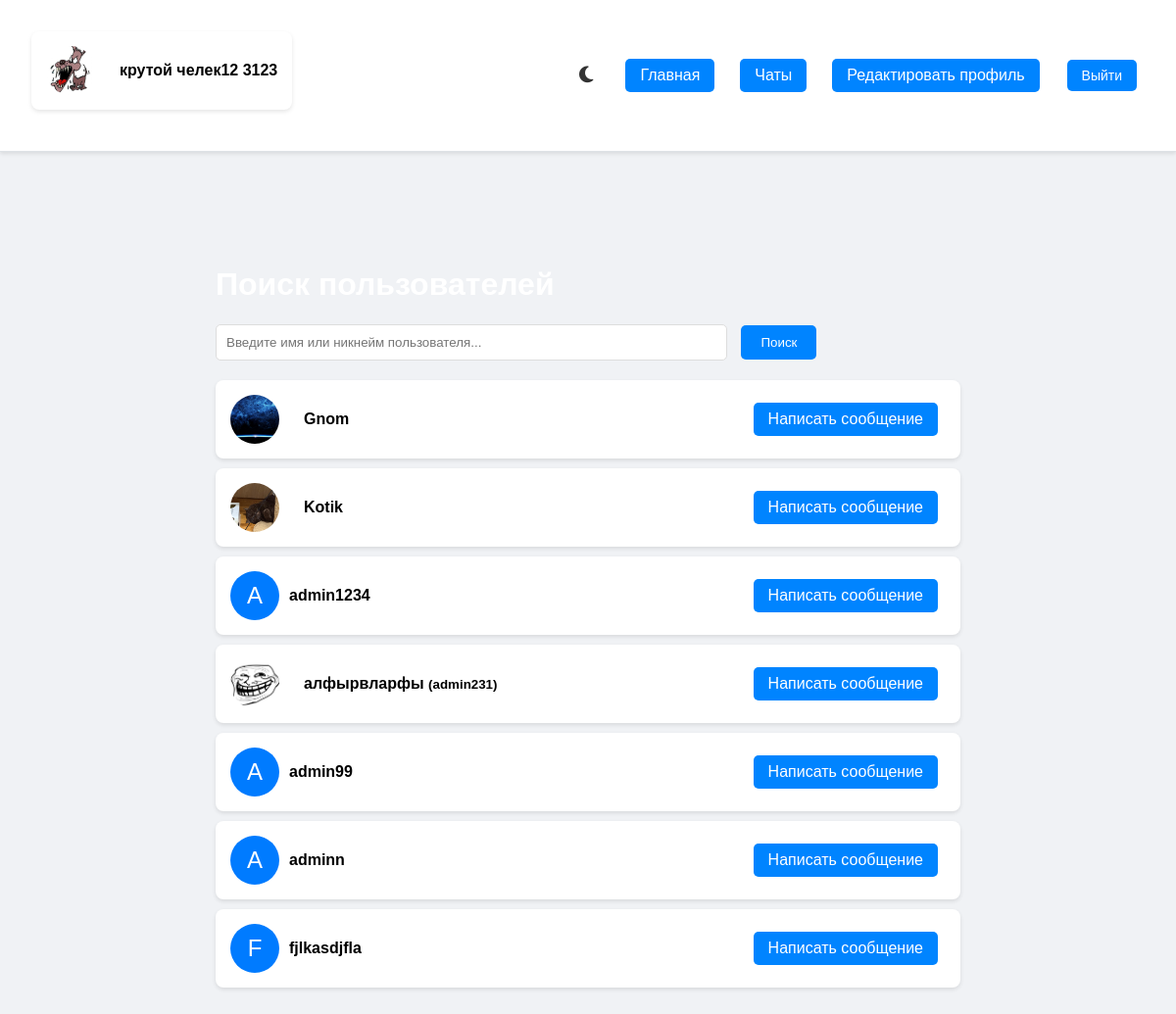
Page /search/ (signed in) on the committed database.
### messenger/models.py (models this page shows, shortened)
class User(AbstractUser):
    username = models.CharField(max_length=255, unique=True)
    bio = models.TextField(blank=True)
    avatar = models.ImageField(upload_to='avatars/', null=True, blank=True)
    name = models.CharField(max_length=255, blank=True)

class Profile(models.Model):
    user = models.OneToOneField(User, on_delete=models.CASCADE)
    avatar = models.ImageField(upload_to='avatars/', null=True, blank=True)
    bio = models.TextField(blank=True)
    description = models.TextField(max_length=500, blank=True)
    name = models.CharField(max_length=100, blank=True, default='')
    last_activity = models.DateTimeField(auto_now=True)

### messenger/views.py (the view)
# urls.py: path('search/', views.user_search, name='user_search'),
@login_required
def user_search(request):
    query = request.GET.get('q', '')
    users = User.objects.filter(
        Q(username__icontains=query) |
        Q(profile__name__icontains=query)  # Ищем по имени в профиле
    ).exclude(id=request.user.id).select_related('profile').distinct()
    return render(request, 'messenger/user_search.html', {'users': users})

### messenger/templates/messenger/user_search.html (shortened to what this page needs)
{% extends 'messenger/base.html' %}
{% block content %}
<div class="search-container">
    <h1 style="color: white;">Поиск пользователей</h1>
    <form method="GET" class="search-form">
        <input type="text" name="q" placeholder="Введите имя или никнейм пользователя..."
               value="{{ request.GET.q }}" class="search-input">
        <button type="submit" class="search-btn">Поиск</button>
    </form>
    <ul class="user-list">
        {% for user in users %}
            <li class="user-item">
                {% if user.profile.avatar %}
                    <img src="{{ user.profile.avatar.url }}" alt="Avatar" class="user-avatar">
                {% else %}
                    <div class="default-avatar">{{ user.username|first|upper }}</div>
                {% endif %}
                <div class="user-info">
                    <a href="{% url 'profile_view' user.id %}" class="user-name">
                        {{ user.profile.name|default:user.username }}
                        {% if user.profile.name and user.profile.name != user.username %}
                            <small>({{ user.username }})</small>
                        {% endif %}
                    </a>
                </div>
                <a href="{% url 'create_chat' user.id %}" class="btn">Написать сообщение</a>
            </li>
        {% endfor %}
    </ul>
</div>
{% endblock %}

### messenger/templates/messenger/base.html (shortened to what this page needs)
<!DOCTYPE html>
<html>
<head>
    <link rel="stylesheet" href="https://cdnjs.cloudflare.com/ajax/libs/font-awesome/6.5.1/css/all.min.css">
</head>
<body>
    <nav class="navbar">
        <div class="container nav-container">
            {% if user.is_authenticated %}
            <div class="profile-section">
                <div class="user-item">
                    {% if user.profile and user.profile.avatar %}
                        <img src="{{ user.profile.avatar.url }}" alt="Avatar" class="user-avatar">
                    {% else %}
                        <div class="default-avatar">{{ user.username|first|upper }}</div>
                    {% endif %}
                    <div class="user-info">
                        <span class="user-name">{% if user.profile.name %}{{ user.profile.name }}{% else %}{{ user.username }}{% endif %}</span>
                    </div>
                </div>
            </div>
            {% endif %}
            <div class="nav-links">
                <div class="theme-switch" onclick="toggleTheme()">
                    <i class="fas fa-moon"></i>
                </div>
                <a href="{% url 'main' %}" class="btn">Главная</a>
                {% if user.is_authenticated %}
                    <a href="{% url 'chat_list' %}" class="btn">Чаты</a>
                    <a href="{% url 'profile_edit' %}" class="btn">Редактировать профиль</a>
                    <form method="post" action="{% url 'logout' %}" class="logout-form">
                        <button type="submit" class="btn logout-btn">Выйти</button>
                    </form>
                {% else %}
                    <a href="{% url 'login' %}" class="btn">Войти</a>
                {% endif %}
            </div>
        </div>
    </nav>
    <div class="container">
        {% block content %}
        {% endblock %}
    </div>
</body>
</html>

### messenger/templates/messenger/base.html (style rules this page uses)
:root[data-theme="light"] { --bg-color: #f0f2f5; --nav-bg: #ffffff; --text-color: #333; --message-received-bg: #e9ecef; --message-received-text: #000; --message-sent-bg: #0084ff; --message-sent-text: #fff; --input-bg: #fff; --border-color: #dee2e6; }
body { overflow-y: hidden; height: 100vh; margin: 0; padding: 0; font-family: Arial, sans-serif; background-color: var(--bg-color); color: var(--text-color); }
.navbar { background-color: var(--nav-bg); padding: 1rem; box-shadow: 0 2px 4px rgba(0,0,0,0.1); border-bottom: 1px solid var(--border-color); }
.container { max-width: 1200px; margin: 0 auto; padding: 1rem; }
.btn { display: inline-block; padding: 0.5rem 1rem; background-color: #0084ff; color: white; text-decoration: none; border-radius: 5px; margin: 0.5rem; }
.user-item { display: flex; align-items: center; gap: 10px; }
.user-avatar { width: 40px; height: 40px; border-radius: 50%; object-fit: cover; }
.default-avatar { width: 40px; height: 40px; border-radius: 50%; background-color: #007bff; color: white; display: flex; align-items: center; justify-content: center; font-size: 16px; }
.user-info { flex: 1; }
.user-name { font-weight: bold; color: #333; }
.edit-profile-btn, .logout-btn { padding: 5px 10px; text-decoration: none; border-radius: 4px; font-size: 14px; }
.logout-btn { background-color: #dc3545; color: white; margin-left: 10px; }
.nav-container { display: flex; justify-content: space-between; align-items: center; }
.profile-section { display: flex; align-items: center; }
.nav-links { display: flex; align-items: center; gap: 10px; }
.logout-form { display: inline; margin: 0; }
.logout-form button { border: none; cursor: pointer; }
.user-item { display: flex; align-items: center; gap: 10px; padding: 5px 15px; background-color: #f8f9fa; border-radius: 20px; }
.user-info { display: flex; flex-direction: column; }
.navbar { position: sticky; top: 0; z-index: 1000; }
.theme-switch { display: flex; align-items: center; margin-right: 15px; cursor: pointer; }
.theme-switch i { font-size: 1.2em; color: var(--text-color); }

### messenger/templates/messenger/user_search.html (style rules this page uses)
.search-container { max-width: 800px; width: 100%; margin: 60px auto 0; padding: 20px; min-height: calc(100vh - 60px); overflow-y: auto; box-sizing: border-box; }
body { margin: 0; padding: 0; min-height: 100vh; overflow-y: auto; }
.search-form { margin-bottom: 20px; }
.search-input { padding: 10px; width: calc(70% - 10px); max-width: 100%; border: 1px solid #ddd; border-radius: 5px; margin-right: 10px; box-sizing: border-box; }
.search-btn { padding: 10px 20px; background: #0084ff; color: white; border: none; border-radius: 5px; cursor: pointer; }
.user-list { list-style: none; padding: 0; }
.user-item { display: flex; align-items: center; padding: 15px; background: white; margin-bottom: 10px; border-radius: 8px; box-shadow: 0 2px 4px rgba(0,0,0,0.1); flex-wrap: wrap; gap: 10px; }
.user-avatar { width: 50px; height: 50px; border-radius: 50%; margin-right: 15px; object-fit: cover; }
.user-info { flex-grow: 1; }
.default-avatar { width: 50px; height: 50px; border-radius: 50%; background-color: #007bff; color: white; display: flex; align-items: center; justify-content: center; font-size: 24px; }
.user-name { text-decoration: none; color: black; }
.btn { background-color: #0084ff; color: white; padding: 8px 15px; border-radius: 5px; text-decoration: none; }

### rows in the picture
User: profile.avatar (picture), profile.name "крутой челек12 3123"
User: profile.avatar (picture), profile.name "Gnom"
User: profile.avatar (picture), profile.name "Kotik"
User: username|first "A", profile.name "admin1234"
User: profile.avatar (picture), profile.name "алфырвларфы", username "admin231"
User: username|first "A", profile.name "admin99"
User: username|first "A", profile.name "adminn"
User: username|first "F", profile.name "fjlkasdjfla"
